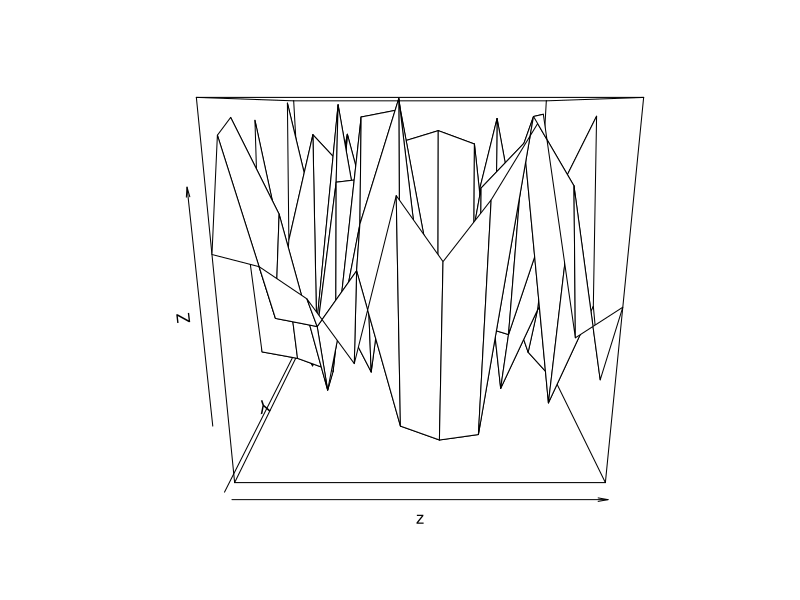
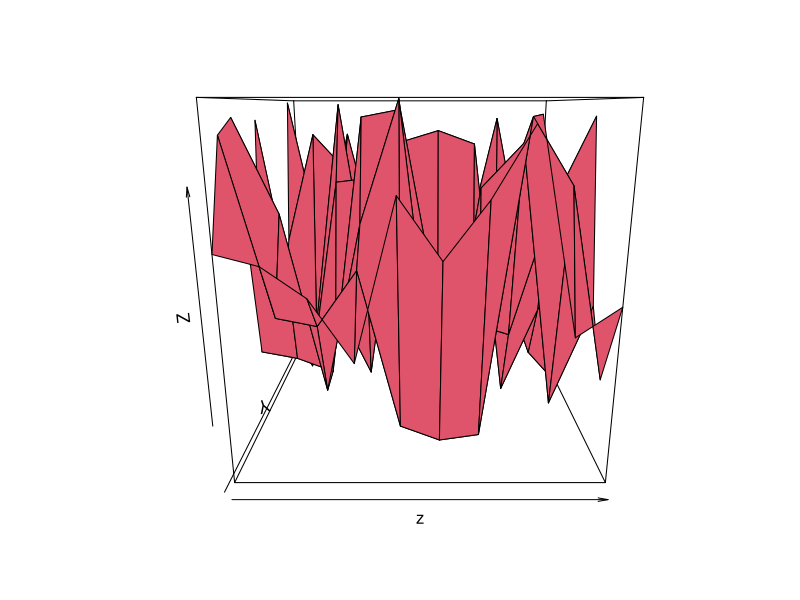
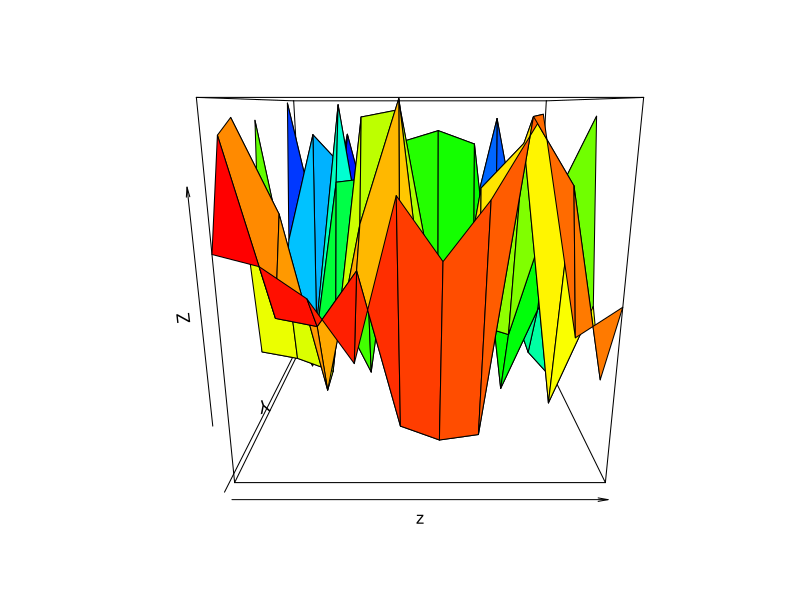

The R source for these figures, in order: (Note: this script raises an error after producing the figures.)
z <- matrix(runif(100),10,10)
persp(z)
persp(z,col = 2)
colores <- matrix(rainbow(100),10,10)
persp(z,col = colores)

x <- seq(0,5,0.01)
y <- seq(0,5,0.01)
z_aux <- x^2+y^2
n <- length(z_aux)
z <- matrix(z_aux)
persp(z)
persp(z,col = 2)
colores <- matrix(rainbow(100),10,10)
persp(z,col = colores)
